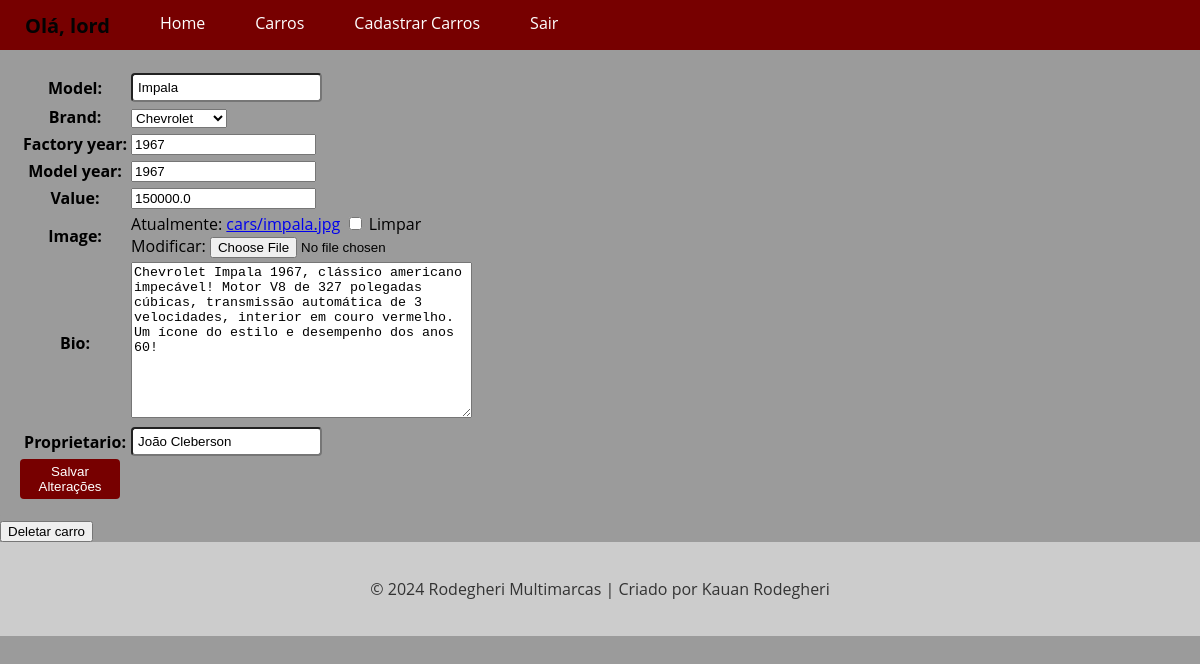
/car/11/update/ (signed in), run on the app's committed database.
### cars/models.py (models this page shows, shortened)
class Car(models.Model):
    id = models.AutoField(primary_key=True)
    model = models.CharField(max_length=50)
    brand = models.ForeignKey(Brand, on_delete=models.PROTECT, related_name='car_brand')
    factory_year = models.IntegerField(blank=True, null=True)
    model_year = models.IntegerField(blank=True, null=True)
    value = models.FloatField(blank=True, null=True)
    image = models.ImageField(upload_to='cars/', blank=True, null=True)
    bio = models.TextField(blank=True, null=True)
    proprietario = models.CharField(max_length=150, null=True)

### cars/views.py (the view, shortened to what this page needs)
# urls.py: path('car/<int:pk>/update/', CarUpdateView.as_view(), name= 'car_update'),
@method_decorator(login_required(login_url='login'), name='dispatch')
class CarUpdateView(UpdateView):
    model = Car
    form_class = CarModelForm
    template_name = 'car_update.html'

### cars/forms.py (shortened to what this page needs)
class CarModelForm(forms.ModelForm):
    class Meta:
        model = Car
        fields = '__all__'

### cars/models.py (called while the page is built)
    def __str__(self):
        return self.nome

### cars/Templates/car_update.html (shortened to what this page needs)
{% extends 'base.html' %}
{% block content %}
    <form method="POST" enctype="multipart/form-data">
        <table>
            {{ form.as_table }}
        </table>
        <button type="submit">Salvar Alterações</button>
    </form>
    <button
    class="btn btn-danger"
    onclick="location.href='{% url 'delete_car' pk=object.id %}'">Deletar carro</button>
{% endblock %}

### app/templates/base.html (shortened to what this page needs)
{% load static %}
<!DOCTYPE html>
<html lang="pt-br">
<head>
</head>
<body>
    <header>
        <nav>
            <ul>
                {% if user.is_authenticated %}
                <li><strong>Olá, {{ user.username }}</strong></li>
                <li><a href="{% url 'home_views' %}">Home</a></li>
                <li><a href="{% url 'cars_list' %}">Carros</a></li>
                <li><a href="{% url 'new_cars' %}">Cadastrar Carros</a></li>
                <li><a href="{% url 'logout' %}">Sair</a></li>
                {% else %}
                <li><a href="{% url 'home_views' %}">Home</a></li>
                <li><a href="{% url 'cars_list' %}">Carros</a></li>
                <li><a href="{% url 'register' %}">Registrar</a></li>
                <li><a href="{% url 'login' %}">Login</a></li>
                {% endif %}
            </ul>
        </nav>
    </header>
    <main>
        {% block content %}
        {% endblock %}
    </main>
    <footer>
        <p>&copy; 2024 Rodegheri Multimarcas | Criado por Kauan Rodegheri</p>
    </footer>
</body>
</html>

### app/templates/base.html (style rules this page uses)
body { font-family: 'Open Sans', sans-serif; background-color: rgb(155, 155, 155); color: #333; margin: 0; padding: 20; }
header { background-color: #95b9c5; color: #fff; text-align: center; }
footer { background-color: #ccc; color: #333; padding: 20px; text-align: center; }
nav { background-color: rgb(119, 0, 0); color: #fff; height: 50px; display: flex; justify-content: space-between; align-items: center; }
nav ul { list-style: none; margin: 0; padding: 0; display: flex; }
nav ul li { margin: 0 10px; color: black; font: bolder; }
nav ul li a { color: #ffffff; text-decoration: none; font-size: 16px; padding: 15px; transition: all 0.3s ease; }
nav ul li strong { color: #030303; text-decoration: none; font-size: 20px; padding: 15px; transition: all 0.3s ease; }

### cars/Templates/car_update.html (style rules this page uses)
form { background-color: rgb(155, 155, 155); color: black; padding: 20px; border: 0 2px solid #fff; border-radius: 4px; }
input[type="text"] { border: 0 2px solid #fff; border-radius: 4px; padding: 5px; }
button[type='submit'] { border: black; border-radius: 4px; background-color: rgb(119, 0, 0); color: #fff; cursor: pointer; transition: background-color 0.3s ease-in-out; padding: 5px; width: 100px }

### data on the page
Car: model "Impala", brand "Chevrolet", factory_year "1967", model_year "1967", value "150000.0", bio "Chevrolet Impala 1967, clássico americano impecável! Motor V8 de 327 polegadas cúbicas, transmissão automática de 3 velocidades, interior em couro vermelho. Um ícone do estilo e desempenho dos anos 60!", proprietario "João Cleberson"

### other printed values
{{ user.username }} "lord"
